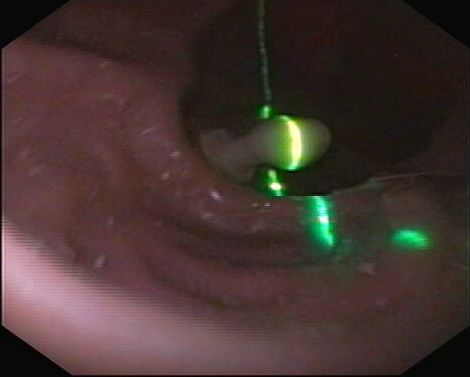
#> input picture polyp.jpg, 470 x 377 px
$ python -i Fonctions_Analyse.py   (imports and definitions only)   (older library calls are emulated)
#> lines starting #> are read from the running program, lines starting #| are printed output that depends on the picture; after the words box and inside, x2 and y2 are one past the last pixel; in counts of white or black regions, pixels touching at a corner belong together
# -*- coding: utf-8 -*-
"""
Created on Sat Nov 15 14:25:00 2014

"""

import skimage
from skimage.filter import rank as rank2
import matplotlib.pyplot as plt
import matplotlib.colors as col
import numpy as np
from skimage import exposure
from skimage.morphology import disk,watershed,closing

# Applique un watershed (et tout le tralala) sur une image, et renvoie
# le nombre d occurence tel que defini par la fct coocurence_liste

def Image_ws(image):

    laser = Detect_laser(image)

    image_g = skimage.color.rgb2gray(image)

    image_med = rank2.median((image_g*255).astype('uint8'),disk(8))

    image_clahe = exposure.equalize_adapthist(image_med, clip_limit=0.03)
    image_clahe_stretch = exposure.rescale_intensity(image_clahe, out_range=(0, 256))

    image_grad = rank2.gradient(image_clahe_stretch,disk(3))

    image_grad_mark = image_grad<20
    image_grad_forws = rank2.gradient(image_clahe_stretch,disk(1))

    image_grad_mark_closed = closing(image_grad_mark,disk(1))

    Labelised = (skimage.measure.label(image_grad_mark_closed,8,0))+1
    Watersheded  = watershed(image_grad_forws,Labelised)

    cooc = coocurence_liste(Watersheded,laser,3)

    x,y = compte_occurences(cooc)

    return x,y

# Applique un watershed (et tout le tralala) sur une tranche bien choisie de l
#image, et renvoie le nombre d occurence tel que defini par la fct
#coocurence_liste

# [28 lines left out: function Image_ws_tranche, not called in this run]


#fonction qui recoit une image avec niveau de gris 0-256, et renvoie
#une image binarise, avec 1 a l'endroit de la couleur verte

def Detect_laser(image):
    hsv= col.rgb_to_hsv((image/255.0))

    laser = np.zeros(image.shape[:2])
    target=0.29 #green
    seuil=0.05
    for i in range(laser.shape[0]):
        for j in range(laser.shape[1]):
            if abs(hsv[i,j,0] - target) < seuil and hsv[i,j,1]>0.2 and hsv[i,j,2]>0.1:
                laser[i,j] = 1
    return laser


#fonction qui recoit une image binaire et elargit la zone de 1 d'un facteur l
#de chaque cote

# [36 lines left out: functions tranche_image, coocurence_liste, compte_occurences, not called in this run]

>>> import cv2
>>> picture = cv2.cvtColor(cv2.imread('polyp.jpg'), cv2.COLOR_BGR2RGB)
>>> result = Image_ws(picture)
#> in Detect_laser, `hsv= col.rgb_to_hsv((image/255.0))`: hsv: shape (377, 470, 3) float64; mean of channels 0, 1, 2 0.341, 0.352, 0.281
#> after the loop in Detect_laser, `for i in range(laser.shape[0]):`:
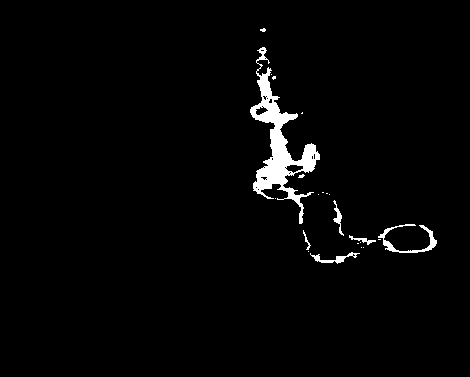
#> laser: shape (377, 470) float64; values 0 (black) and 1 (white), 2.3% white; 22 white regions (16 under 20 px), largest, box (x1, y1, x2, y2) and area: (250, 47, 320, 224) 3141, (378, 224, 437, 253) 399, (310, 252, 360, 264) 182, (333, 200, 344, 236) 117, (349, 235, 376, 245) 80, (303, 230, 311, 250) 41
#> in Image_ws, `image_g = skimage.color.rgb2gray(image)`:
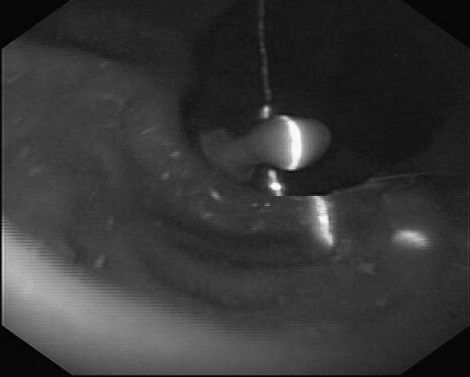
#> image_g: shape (377, 470) float64; min 0.000833, max 0.99, mean 0.218
#> in Image_ws, `image_clahe = exposure.equalize_adapthist(image_med, clip_limit=0.03)`:
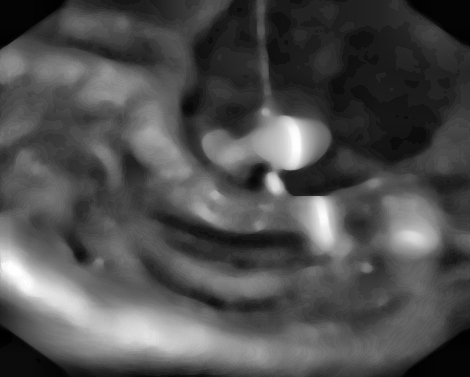
#> image_clahe: shape (377, 470) float64; min 0, max 1, mean 0.31
#> (the run stopped early here; a loop or call above may not have finished)
